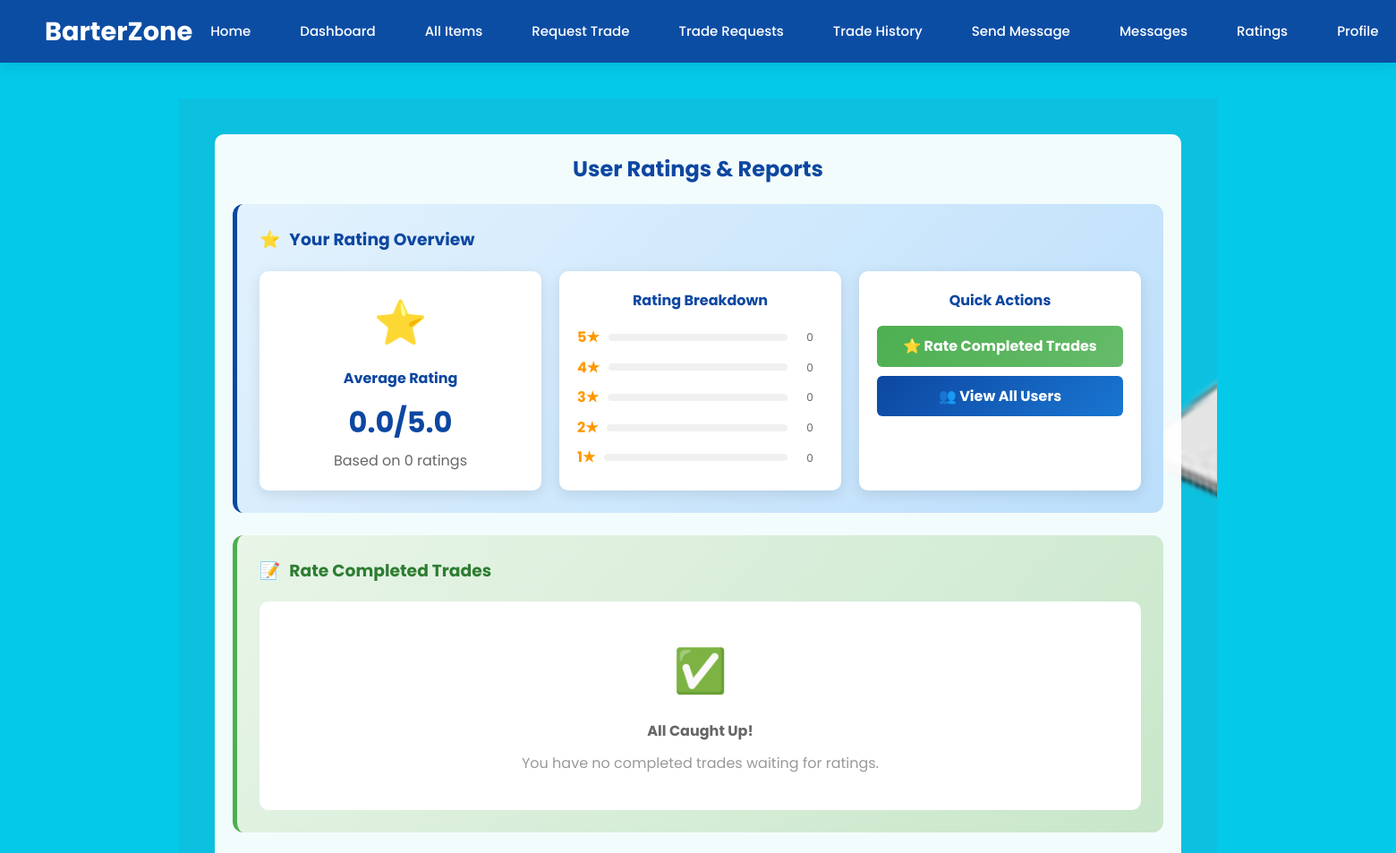
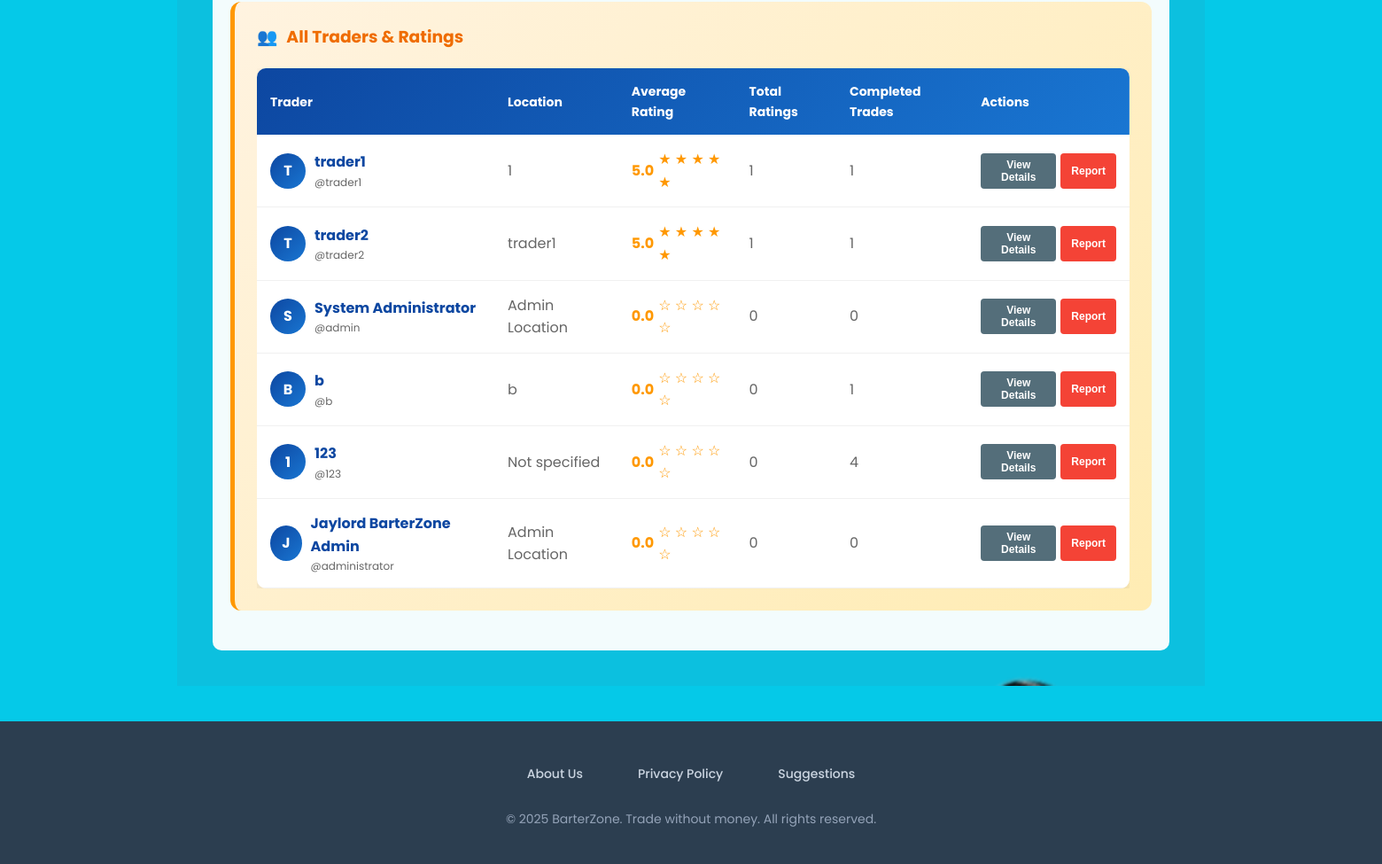
The page /ratings (signed in) on the database its author committed (2 pictures, top to bottom).
### tables this page shows
CREATE TABLE users (
            id INTEGER PRIMARY KEY AUTOINCREMENT,
            username TEXT UNIQUE NOT NULL,
            email TEXT,
            password TEXT NOT NULL,
            birthdate TEXT,
            location TEXT,
            full_name TEXT,
            contact TEXT,
            created_at TIMESTAMP DEFAULT CURRENT_TIMESTAMP
        , is_admin BOOLEAN DEFAULT 0);

### app.py (the view)
@app.route('/ratings')
def ratings():
    if 'user_id' not in session:
        flash('Please login first.', 'warning')
        return redirect(url_for('login'))
    user_id = session['user_id']
    with sqlite3.connect(DB_NAME) as conn:
        conn.row_factory = sqlite3.Row
        rateable_trades = conn.execute("""
            SELECT t.trade_id,
                   t.offer_user_id,
                   t.target_user_id,
                   t.offer_item_id,
                   t.target_item_id,
                   oi.item_Name as offer_item_name,
                   ti.item_Name as target_item_name,
                   CASE
                       WHEN t.offer_user_id = ? THEN t.target_user_id
                       ELSE t.offer_user_id
                   END as user_to_rate,
                   CASE
                       WHEN t.offer_user_id = ? THEN tu.full_name OR tu.username
                       ELSE ou.full_name OR ou.username
                   END as user_to_rate_name
            FROM trades t
            JOIN items oi ON t.offer_item_id = oi.items_id
            JOIN items ti ON t.target_item_id = ti.items_id
            JOIN users ou ON t.offer_user_id = ou.id
            JOIN users tu ON t.target_user_id = tu.id
            WHERE t.trade_status = 'completed'
            AND (t.offer_user_id = ? OR t.target_user_id = ?)
            AND NOT EXISTS (
                SELECT 1 FROM user_ratings ur
                WHERE ur.trade_id = t.trade_id
                AND ur.rating_user_id = ?
                AND ur.rated_user_id = CASE
                    WHEN t.offer_user_id = ? THEN t.target_user_id
                    ELSE t.offer_user_id
                END
            )
        """, (user_id, user_id, user_id, user_id, user_id, user_id)).fetchall()
        recent_ratings = conn.execute("""
            SELECT ur.*,
                   u.username,
                   u.full_name,
                   t.trade_id,
                   oi.item_Name as offer_item_name,
                   ti.item_Name as target_item_name
            FROM user_ratings ur
            JOIN users u ON ur.rating_user_id = u.id
            JOIN trades t ON ur.trade_id = t.trade_id
            JOIN items oi ON t.offer_item_id = oi.items_id
            JOIN items ti ON t.target_item_id = ti.items_id
            WHERE ur.rated_user_id = ?
            ORDER BY ur.created_at DESC
            LIMIT 5
        """, (user_id,)).fetchall()
        user_rating_stats = conn.execute("""
            SELECT
                AVG(rating) as average_rating,
                COUNT(*) as total_ratings,
                COUNT(CASE WHEN rating = 5 THEN 1 END) as five_star,
                COUNT(CASE WHEN rating = 4 THEN 1 END) as four_star,
                COUNT(CASE WHEN rating = 3 THEN 1 END) as three_star,
                COUNT(CASE WHEN rating = 2 THEN 1 END) as two_star,
                COUNT(CASE WHEN rating = 1 THEN 1 END) as one_star
            FROM user_ratings
            WHERE rated_user_id = ?
        """, (user_id,)).fetchone()
        user_rating = {
            'average_rating': user_rating_stats['average_rating'] or 0,
            'total_ratings': user_rating_stats['total_ratings'] or 0,
            '5_star': user_rating_stats['five_star'] or 0,
            '4_star': user_rating_stats['four_star'] or 0,
            '3_star': user_rating_stats['three_star'] or 0,
            '2_star': user_rating_stats['two_star'] or 0,
            '1_star': user_rating_stats['one_star'] or 0
        }
        all_users = conn.execute("""
            SELECT u.id, u.username, u.full_name, u.location,
                   COALESCE(AVG(ur.rating), 0) as average_rating,
                   COUNT(ur.id) as total_ratings,
                   COUNT(DISTINCT t.trade_id) as total_trades
            FROM users u
            LEFT JOIN user_ratings ur ON u.id = ur.rated_user_id
            LEFT JOIN trades t ON (u.id = t.offer_user_id OR u.id = t.target_user_id) AND t.trade_status = 'completed'
            WHERE u.id != ? AND u.is_admin = 0  -- EXCLUDE ADMIN USERS
            GROUP BY u.id, u.username, u.full_name, u.location
            ORDER BY average_rating DESC, total_ratings DESC
        """, (user_id,)).fetchall()
    return render_template('ratings.html',
                           rateable_trades=rateable_trades,
                           recent_ratings=recent_ratings,
                           all_users=all_users,
                           user_rating=user_rating,
                           user_id=user_id)

### templates/ratings.html (shortened to what this page needs)
{% extends "base.html" %}
{% block content %}
<section class="hero-section">
  <div class="overlay" style="background: rgba(255,255,255,0.95); color:#333; max-width: 1400px; width:100%; padding:20px; border-radius:10px;">
    <h2 style="color:#0d47a1; margin-bottom:20px; text-align: center;">User Ratings & Reports</h2>
    <div style="background: linear-gradient(135deg, #e3f2fd 0%, #bbdefb 100%); padding: 25px; border-radius: 12px; margin-bottom: 25px; border-left: 5px solid #0d47a1;">
      <h3 style="color:#0d47a1; margin-top:0; margin-bottom:20px; display: flex; align-items: center; gap: 10px;">
        <span>⭐</span>
        Your Rating Overview
      </h3>
      <div style="display: grid; grid-template-columns: repeat(auto-fit, minmax(250px, 1fr)); gap: 20px;">
        <div style="background: white; padding: 20px; border-radius: 10px; text-align: center; box-shadow: 0 4px 15px rgba(0,0,0,0.1);">
          <div style="font-size: 48px; color: #ff9800; margin-bottom: 10px;">⭐</div>
          <h4 style="color:#0d47a1; margin:0 0 10px 0;">Average Rating</h4>
          <div style="font-size: 32px; font-weight: bold; color: #0d47a1; margin-bottom: 5px;">
            {{ "%.1f"|format(user_rating.average_rating or 0) }}/5.0
          </div>
          <p style="color:#666; margin:0;">Based on {{ user_rating.total_ratings or 0 }} ratings</p>
        </div>
        <div style="background: white; padding: 20px; border-radius: 10px; box-shadow: 0 4px 15px rgba(0,0,0,0.1);">
          <h4 style="color:#0d47a1; margin:0 0 15px 0;">Rating Breakdown</h4>
          <div style="display: grid; gap: 8px;">
            {% for stars in [5,4,3,2,1] %}
            <div style="display: flex; align-items: center; gap: 10px;">
              <span style="color: #ff9800; font-weight: bold;">{{ stars }}★</span>
              <div style="flex: 1; background: #f0f0f0; border-radius: 10px; height: 8px; overflow: hidden;">
              </div>
              <span style="font-size: 12px; color: #666; min-width: 30px;">{{ user_rating['%s_star'|format(stars)] or 0 }}</span>
            </div>
            {% endfor %}
          </div>
        </div>
        <div style="background: white; padding: 20px; border-radius: 10px; box-shadow: 0 4px 15px rgba(0,0,0,0.1);">
          <h4 style="color:#0d47a1; margin:0 0 15px 0;">Quick Actions</h4>
          <div style="display: grid; gap: 10px;">
            <a href="#rate-trades" class="btn-primary" style="padding: 10px; background: linear-gradient(135deg, #4CAF50 0%, #66BB6A 100%); color: white; border: none; border-radius: 6px; text-decoration: none; text-align: center; font-weight: bold;">
              ⭐ Rate Completed Trades
            </a>
            <a href="#all-users" class="btn-primary" style="padding: 10px; background: linear-gradient(135deg, #0d47a1 0%, #1976d2 100%); color: white; border: none; border-radius: 6px; text-decoration: none; text-align: center; font-weight: bold;">
              👥 View All Users
            </a>
          </div>
        </div>
      </div>
    </div>
    <div id="rate-trades" style="background: linear-gradient(135deg, #e8f5e8 0%, #c8e6c9 100%); padding: 25px; border-radius: 12px; margin-bottom: 25px; border-left: 5px solid #4CAF50;">
      <h3 style="color:#2e7d32; margin-top:0; margin-bottom:20px; display: flex; align-items: center; gap: 10px;">
        <span>📝</span>
        Rate Completed Trades
      </h3>
      {% if rateable_trades %}
      <div style="display: grid; gap: 15px;">
        {% for trade in rateable_trades %}
        <div style="background: white; padding: 20px; border-radius: 10px; box-shadow: 0 4px 15px rgba(0,0,0,0.1);">
          <div style="display: flex; justify-content: between; align-items: center; margin-bottom: 15px;">
            <div>
              <h4 style="color:#0d47a1; margin:0 0 5px 0;">Trade #{{ trade.trade_id }}</h4>
              <p style="color:#666; margin:0;">Rate your trading experience with <strong>{{ trade.user_to_rate_name }}</strong></p>
            </div>
            <div style="text-align: right;">
              <small style="color:#999;">Completed</small>
            </div>
          </div>
          <div style="display: grid; grid-template-columns: 1fr 1fr; gap: 15px; margin-bottom: 15px;">
            <div style="background: #f8f9fa; padding: 10px; border-radius: 6px;">
              <strong style="color:#0d47a1;">Your Item:</strong>
              <p style="margin:5px 0 0 0; color:#333;">
                {% if trade.offer_user_id == user_id %}
                  {{ trade.offer_item_name }}
                {% else %}
                  {{ trade.target_item_name }}
                {% endif %}
              </p>
            </div>
            <div style="background: #f8f9fa; padding: 10px; border-radius: 6px;">
              <strong style="color:#0d47a1;">Their Item:</strong>
              <p style="margin:5px 0 0 0; color:#333;">
                {% if trade.offer_user_id == user_id %}
                  {{ trade.target_item_name }}
                {% else %}
                  {{ trade.offer_item_name }}
                {% endif %}
              </p>
            </div>
          </div>
          <form method="POST" action="{{ url_for('rate_user', trade_id=trade.trade_id, user_to_rate_id=trade.user_to_rate) }}" style="display: grid; gap: 10px;">
            <div>
              <label style="display: block; margin-bottom: 8px; font-weight: bold; color:#0d47a1;">Rating</label>
              <div style="display: flex; gap: 5px; justify-content: center;">
                {% for i in range(1, 6) %}
                <label style="cursor: pointer;">
                  <input type="radio" name="rating" value="{{ i }}" style="display: none;">
                  <span class="star-rating" data-rating="{{ i }}" style="font-size: 24px; color: #ddd; transition: color 0.2s;">★</span>
                </label>
                {% endfor %}
              </div>
            </div>
            <div>
              <label style="display: block; margin-bottom: 8px; font-weight: bold; color:#0d47a1;">Comment (Optional)</label>
              <textarea name="comment" placeholder="Share your experience with this trader..." style="width: 100%; padding: 10px; border: 1px solid #ddd; border-radius: 6px; resize: vertical; min-height: 60px;"></textarea>
            </div>
            <button type="submit" class="btn-primary" style="padding: 10px; background: linear-gradient(135deg, #4CAF50 0%, #66BB6A 100%); color: white; border: none; border-radius: 6px; font-weight: bold; cursor: pointer;">
              ⭐ Submit Rating
            </button>
          </form>
        </div>
        {% endfor %}
      </div>
      {% else %}
      <div style="text-align: center; padding: 40px; background: white; border-radius: 10px;">
        <div style="font-size: 48px; margin-bottom: 15px;">✅</div>
        <h4 style="color:#666; margin-bottom:10px;">All Caught Up!</h4>
        <p style="color:#999; margin:0;">You have no completed trades waiting for ratings.</p>
      </div>
      {% endif %}
    </div>
    <div id="all-users" style="background: linear-gradient(135deg, #fff3e0 0%, #ffecb3 100%); padding: 25px; border-radius: 12px; margin-bottom: 25px; border-left: 5px solid #ff9800;">
      <h3 style="color:#ef6c00; margin-top:0; margin-bottom:20px; display: flex; align-items: center; gap: 10px;">
        <span>👥</span>
        All Traders & Ratings
      </h3>
      {% if all_users %}
      <div style="overflow-x: auto;">
        <table style="width:100%; border-collapse:collapse; text-align:left; background: white; border-radius: 10px; overflow: hidden; box-shadow: 0 4px 15px rgba(0,0,0,0.1);">
          <thead>
            <tr style="background: linear-gradient(135deg, #0d47a1 0%, #1976d2 100%); color:white;">
              <th style="padding:15px; font-size:14px;">Trader</th>
              <th style="padding:15px; font-size:14px;">Location</th>
              <th style="padding:15px; font-size:14px;">Average Rating</th>
              <th style="padding:15px; font-size:14px;">Total Ratings</th>
              <th style="padding:15px; font-size:14px;">Completed Trades</th>
              <th style="padding:15px; font-size:14px;">Actions</th>
            </tr>
          </thead>
          <tbody>
            {% for user in all_users %}
            <tr style="border-bottom:1px solid #f0f0f0;">
              <td style="padding:15px;">
                <div style="display: flex; align-items: center; gap: 10px;">
                  <div style="width: 40px; height: 40px; background: linear-gradient(135deg, #0d47a1 0%, #1976d2 100%); color: white; border-radius: 50%; display: flex; align-items: center; justify-content: center; font-weight: bold;">
                    {{ (user.full_name or user.username)|first|upper }}
                  </div>
                  <div>
                    <strong style="color:#0d47a1;">{{ user.full_name or user.username }}</strong>
                    <div style="color:#666; font-size:12px;">@{{ user.username }}</div>
                  </div>
                </div>
              </td>
              <td style="padding:15px; color:#666;">
                {{ user.location or 'Not specified' }}
              </td>
              <td style="padding:15px;">
                <div style="display: flex; align-items: center; gap: 5px;">
                  <span style="color: #ff9800; font-weight: bold;">{{ "%.1f"|format(user.average_rating or 0) }}</span>
                  <div style="color: #ff9800;">
                    {% for i in range(1, 6) %}
                      {% if i <= (user.average_rating or 0) %}
                        ★
                      {% else %}
                        ☆
                      {% endif %}
                    {% endfor %}
                  </div>
                </div>
              </td>
              <td style="padding:15px; color:#666;">
                {{ user.total_ratings }}
              </td>
              <td style="padding:15px; color:#666;">
                {{ user.total_trades }}
              </td>
              <td style="padding:15px;">
                <div style="display: flex; gap: 5px;">
                  <button onclick="viewUserRating({{ user.id }})" class="btn-primary" style="padding: 6px 12px; background: #546e7a; color: white; border: none; border-radius: 4px; font-size: 12px; cursor: pointer;">
                    View Details
                  </button>
                  <button onclick="openReportModal({{ user.id }})" class="btn-primary" style="padding: 6px 12px; background: #f44336; color: white; border: none; border-radius: 4px; font-size: 12px; cursor: pointer;">
                    Report
                  </button>
                </div>
              </td>
            </tr>
            {% endfor %}
          </tbody>
        </table>
      </div>
      {% else %}
      <div style="text-align: center; padding: 40px; background: white; border-radius: 10px;">
        <div style="font-size: 48px; margin-bottom: 15px;">👥</div>
        <h4 style="color:#666; margin-bottom:10px;">No Other Traders</h4>
        <p style="color:#999; margin:0;">There are no other traders in the system yet.</p>
      </div>
      {% endif %}
    </div>
  </div>
</section>
{% endblock %}

### rows shown on the page
users: full_name "T", full_name "trader1", username "trader1", location "1", average_rating "5.0", total_ratings "1", total_trades "1"
users: full_name "T", full_name "trader2", username "trader2", location "trader1", average_rating "5.0", total_ratings "1", total_trades "1"
users: full_name "S", full_name "System Administrator", username "admin", location "Admin Location", average_rating "0.0", total_ratings "0", total_trades "0"
users: full_name "B", full_name "b", username "b", location "b", average_rating "0.0", total_ratings "0", total_trades "1"
users: full_name "1", full_name "123", username "123", location "Not specified", average_rating "0.0", total_ratings "0", total_trades "4"
users: full_name "J", full_name "Jaylord BarterZone Admin", username "administrator", location "Admin Location", average_rating "0.0", total_ratings "0", total_trades "0"

### other values the page prints
{{ "%.1f"|format(user_rating.average_rating or 0) }} "0.0"
{{ user_rating.total_ratings or 0 }} "0"
{{ stars }} "5" "4" "3" "2" "1"
{{ user_rating['%s_star'|format(stars)] or 0 }} "0" "0" "0" "0" "0"
